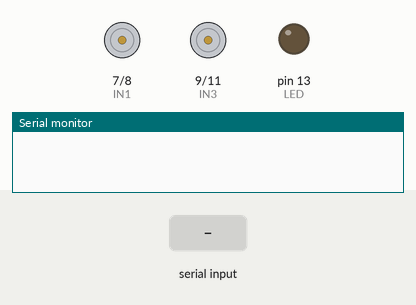
Recording of a sketch running on a simulated Arduino Uno, built with avr-gcc and run on an emulated ATmega328P. On the bench: motor-driver pin pairs drawn as motors (green arrow = first pin HIGH = forward, orange = second pin HIGH = backward, longer = more drive, scaled by the enable pin), output pins drawn as LEDs (lit = HIGH), the last lines printed to the serial monitor. The inputs (shaded band) are chosen by the test bench.

Above: at 1.2 s.
1.3 s: "f" received over Serial
At 1.8 s:
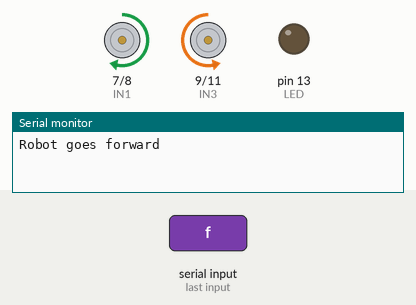
2.8 s: "a" received over Serial
At 4.0 s:
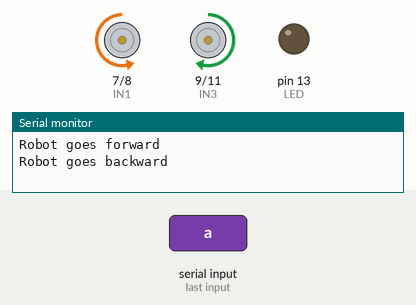
4.3 s: "e" received over Serial
At 5.3 s:
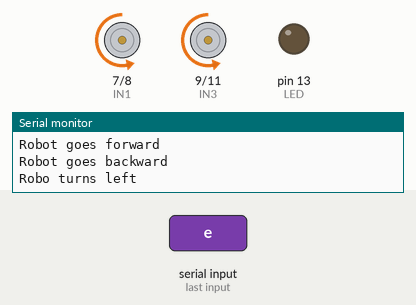
5.8 s: "d" received over Serial
At 6.4 s:
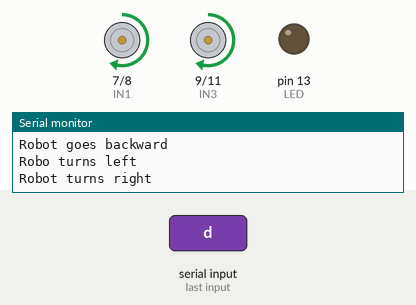
7.3 s: "p" received over Serial
At 7.6 s:
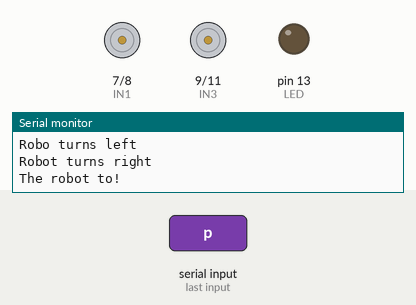
Timing chart, 0 to 9.8 s (numbered marks = the images above; inputs shaded):
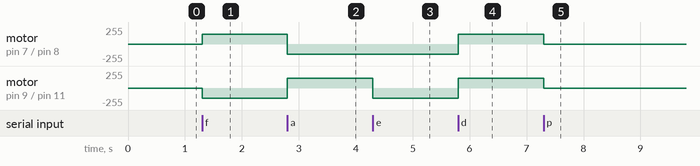

The sketch:

BluetoothCarControl.ino
```cpp
#define ENA 5
#define ENB 6
#define IN1 7
#define IN2 8
#define IN3 9
#define IN4 11
#define LED 13

int engineSpeed=150;
char caracter;
void forward(){
  analogWrite(ENA, engineSpeed); //. Controlling wheel speed
  analogWrite(ENB, engineSpeed); //. Controlling wheel speed
  digitalWrite(IN1, HIGH);
  digitalWrite(IN2, LOW);
  digitalWrite(IN3, LOW);
  digitalWrite(IN4, HIGH);
  Serial.println("Robot goes forward");
}

void backward(){
  analogWrite(ENA,engineSpeed); //. Controlling wheel speed
  analogWrite(ENB,engineSpeed); //. Controlling wheel speed
  digitalWrite(IN1,LOW);
  digitalWrite(IN2,HIGH);
  digitalWrite(IN3,HIGH);
  digitalWrite(IN4,LOW);
 Serial.println("Robot goes backward");
}

void left(){
 analogWrite(ENA, engineSpeed); //. Controlling wheel speed
  analogWrite(ENB, engineSpeed); //. Controlling wheel speed
  digitalWrite(IN1,LOW);
  digitalWrite(IN2,HIGH);
  digitalWrite(IN3,LOW);
  digitalWrite(IN4,HIGH);
  Serial.println("Robo turns left");
}

void right(){
  analogWrite(ENA, engineSpeed); //. Controlling wheel speed
  analogWrite(ENB, engineSpeed); //. Controlling wheel speed
  digitalWrite(IN1,HIGH);
  digitalWrite(IN2,LOW);
  digitalWrite(IN3,HIGH);
  digitalWrite(IN4,LOW);
  Serial.println("Robot turns right");
}

void stop(){
  digitalWrite(IN1,LOW);
  digitalWrite(IN2,LOW);
  digitalWrite(IN3,LOW);
  digitalWrite(IN4,LOW);
  Serial.println("The robot to!");
}

void setup() {
  Serial.begin(9600);
  pinMode(LED,OUTPUT);
  pinMode(IN1,OUTPUT);
  pinMode(IN2,OUTPUT);
  pinMode(IN3,OUTPUT);
  pinMode(IN4,OUTPUT);
  pinMode(ENA,OUTPUT);
  pinMode(ENB,OUTPUT);
}

void loop() {

  caracter=Serial.read();
  switch(caracter){
    case 'f':
    forward();
    break;
    case 'a':
    backward();
     break;
    case 'e':
    left();
    break;
    case 'd':
    right();
    break;
    case 'p':
    stop();
    break;

    default:
     break;
  }
}
```

Measured:
- after the input at 1.3 s, motor on pin 7 (IN1) / pin 8 (IN2): stopped → forward 150/255 at once; motor on pin 9 (IN3) / pin 11 (IN4): stopped → backward 150/255 at once
- after the input at 2.8 s, motor on pin 7 (IN1) / pin 8 (IN2): forward 150/255 → backward 150/255 at once; motor on pin 9 (IN3) / pin 11 (IN4): backward 150/255 → forward 150/255 at once
- after the input at 4.3 s, motor on pin 9 (IN3) / pin 11 (IN4): forward 150/255 → backward 150/255 at once
- after the input at 5.8 s, motor on pin 7 (IN1) / pin 8 (IN2), motor on pin 9 (IN3) / pin 11 (IN4): backward 150/255 → forward 150/255 at once
- after the input at 7.3 s, motor on pin 7 (IN1) / pin 8 (IN2), motor on pin 9 (IN3) / pin 11 (IN4): forward 150/255 → stopped at once
